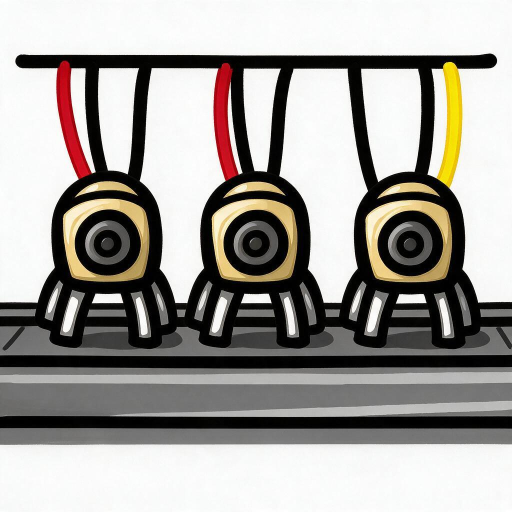
#> input picture assets/aiart_src/1761539722.png, 1024 x 1024 px, found by its file name (shown at 1/2 size)
$ python drop_bg_cards.py
#> lines starting #> are read from the running program, lines starting #| are printed output that depends on the picture
### tools/to_brotato_icon.py
# -*- coding: utf-8 -*-
"""
把 Seedream 生成的图（白底）裁成土豆兄弟风格的 96x96 带透明通道图标。

用法:
    python to_brotato_icon.py <输入图> <输出png> [--size 96] [--margin 2] [--tol 32] [--keep-raw]

处理:
    1. 从四边泛洪，把接近白色的背景抠成透明（tol 越大抠得越狠）
    2. 去掉半透明边缘的白边（避免白色描边残留）
    3. 按内容裁剪，等比放进 size x size 画布，四周留 margin 像素
    4. LANCZOS 缩放，保存为 RGBA PNG
"""
import argparse, os, sys
from collections import deque
from PIL import Image


def flood_alpha(img: Image.Image, tol: int, soft: int = 24) -> Image.Image:
    """四边泛洪去掉接近白的背景。soft: 边缘羽化过渡带宽度（0 表示硬边）。"""
    im = img.convert("RGBA")
    w, h = im.size
    px = im.load()

    def is_bg(p):
        if p[3] == 0:          # 本来就是透明的像素也算背景，否则会把内部白块隔在外面
            return True
        r, g, b = p[0], p[1], p[2]
        return r >= 255 - tol and g >= 255 - tol and b >= 255 - tol

    seen = bytearray(w * h)
    q = deque()
    for x in range(w):
        for y in (0, h - 1):
            q.append((x, y))
    for y in range(h):
        for x in (0, w - 1):
            q.append((x, y))

    while q:
        x, y = q.popleft()
        if x < 0 or y < 0 or x >= w or y >= h:
            continue
        i = y * w + x
        if seen[i]:
            continue
        if not is_bg(px[x, y]):
            continue
        seen[i] = 1
        q.append((x + 1, y))
        q.append((x - 1, y))
        q.append((x, y + 1))
        q.append((x, y - 1))

    out = im.copy()
    op = out.load()
    for y in range(h):
        for x in range(w):
            if seen[y * w + x]:
                op[x, y] = (px[x, y][0], px[x, y][1], px[x, y][2], 0)
    return out


def dewhite_edge(img: Image.Image, tol: int) -> Image.Image:
    """把仍然偏白但贴着透明区的像素也刷透明，去掉抠图残留的白描边。"""
    im = img.convert("RGBA")
    w, h = im.size
    px = im.load()
    for y in range(h):
        for x in range(w):
            r, g, b, a = px[x, y]
            if a == 0:
                continue
            near_transparent = False
            for dx, dy in ((1, 0), (-1, 0), (0, 1), (0, -1)):
                nx, ny = x + dx, y + dy
                if 0 <= nx < w and 0 <= ny < h and px[nx, ny][3] == 0:
                    near_transparent = True
                    break
            if near_transparent and r >= 255 - tol and g >= 255 - tol and b >= 255 - tol:
                px[x, y] = (r, g, b, 0)
    return im


def fit_icon(img: Image.Image, size: int, margin: int) -> Image.Image:
    im = img.convert("RGBA")
    bbox = im.split()[3].getbbox()
    if bbox:
        im = im.crop(bbox)
    inner = max(1, size - margin * 2)
    w, h = im.size
    scale = min(inner / float(w), inner / float(h))
    nw, nh = max(1, int(round(w * scale))), max(1, int(round(h * scale)))
    im = im.resize((nw, nh), Image.LANCZOS)
    canvas = Image.new("RGBA", (size, size), (0, 0, 0, 0))
    canvas.paste(im, ((size - nw) // 2, (size - nh) // 2), im)
    return canvas


# [22 lines left out: function main, not called in this run]


# [2 lines that do not run on import are left out]

### tools/drop_bg_cards.py
# -*- coding: utf-8 -*-
"""去掉图标里残留的“白色卡片/底框”：把横跨画面、贴近边缘的大块近白区域扣成透明。"""
import os, sys
from collections import deque
from PIL import Image

sys.path.insert(0, r"D:\DSH\_aitato_work")
from to_brotato_icon import flood_alpha, dewhite_edge, fit_icon  # noqa: E402

RAW = r"D:\DSH\Bromeme\aiart_src\1761539722.png"
OUT = r"D:\DSH\Bromeme\mods-unpacked\General-bromeme\resources\edited\1761539722.png"


def drop_cards(im, tol=26, min_w=0.70, min_h=0.12, min_alpha=200,
               min_area=0, drop_trapped=False):
    """把近白的“背景卡片”扣成透明。

    drop_trapped=True 时不再要求连通到边缘，而是把所有面积 >= min_area 的近白区域都扣掉
    （用于“白卡片被细线围住、扣不到”的情况）。
    """
    im = im.convert("RGBA")
    w, h = im.size
    px = im.load()

    def white(p):
        return p[3] >= min_alpha and p[0] >= 255 - tol and p[1] >= 255 - tol and p[2] >= 255 - tol

    seen = bytearray(w * h)
    removed = []
    for y0 in range(h):
        for x0 in range(w):
            i0 = y0 * w + x0
            if seen[i0] or not white(px[x0, y0]):
                continue
            q = deque([(x0, y0)])
            seen[i0] = 1
            comp = []
            x1 = x2 = x0
            y1 = y2 = y0
            while q:
                x, y = q.popleft()
                comp.append((x, y))
                x1 = min(x1, x)
                x2 = max(x2, x)
                y1 = min(y1, y)
                y2 = max(y2, y)
                for dx, dy in ((1, 0), (-1, 0), (0, 1), (0, -1)):
                    nx, ny = x + dx, y + dy
                    if 0 <= nx < w and 0 <= ny < h:
                        j = ny * w + nx
                        if not seen[j] and white(px[nx, ny]):
                            seen[j] = 1
                            q.append((nx, ny))
            bw = (x2 - x1 + 1) / w
            bh = (y2 - y1 + 1) / h
            touches_edge = y1 <= 1 or y2 >= h - 2 or x1 <= 1 or x2 >= w - 2
            hit = (drop_trapped and len(comp) >= min_area) or \
                  (touches_edge and bw >= min_w and bh >= min_h)
            if hit:
                removed.append((x1, y1, x2, y2, len(comp)))
                for x, y in comp:
                    p = px[x, y]
                    px[x, y] = (p[0], p[1], p[2], 0)
    return im, removed


def main():
    src = sys.argv[1] if len(sys.argv) > 1 else RAW
    dst = sys.argv[2] if len(sys.argv) > 2 else OUT
    tol = int(sys.argv[3]) if len(sys.argv) > 3 else 26
    min_area = int(sys.argv[4]) if len(sys.argv) > 4 else 0
    img = Image.open(src)
#> img is the input picture: PIL image 1024x1024 RGB; mean R, G, B 162.8, 159.7, 155.3
    cut = dewhite_edge(flood_alpha(img, 40), 40)
    cut, removed = drop_cards(cut, tol=tol, min_area=min_area, drop_trapped=min_area > 0)
#> after the loop in drop_cards, `for y0 in range(h):`: removed = []
#> removed = []
    icon = fit_icon(cut, 96, 2)
#> in fit_icon, `bbox = im.split()[3].getbbox()`: bbox = (0, 107, 1024, 890)
#> in fit_icon, `im = im.crop(bbox)`:
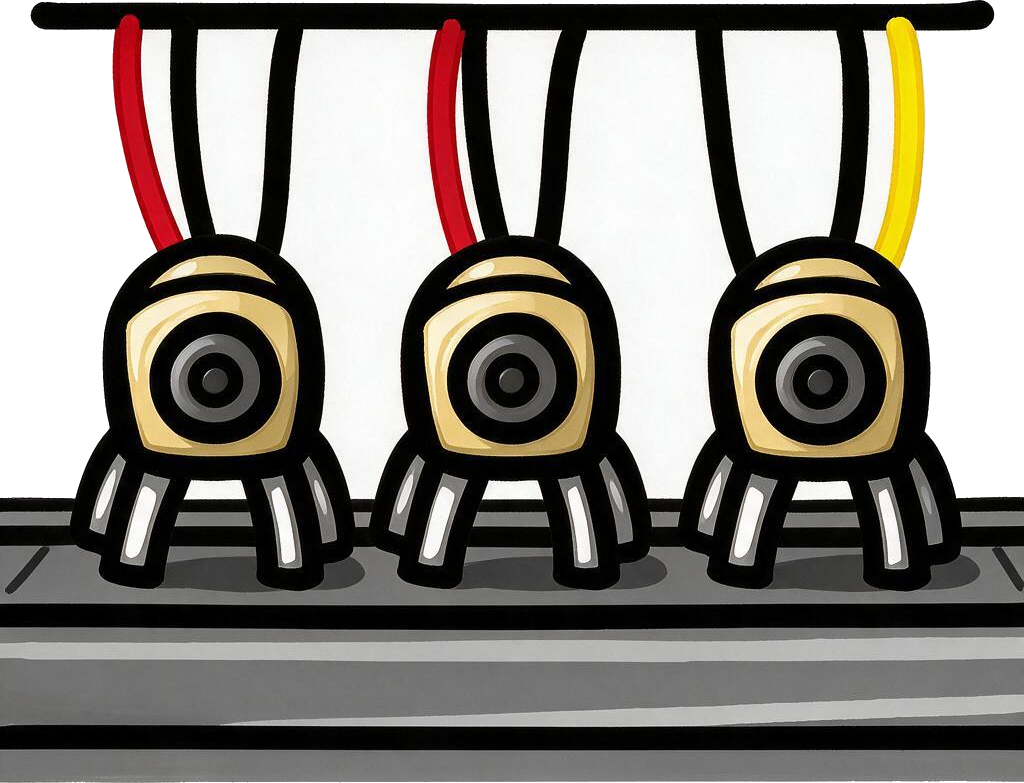
#> im: PIL image 1024x783 RGBA; mean R, G, B, A 136, 131.7, 126.1, 221.3; transparent parts drawn white
#> in fit_icon, `im = im.resize((nw, nh), Image.LANCZOS)`:
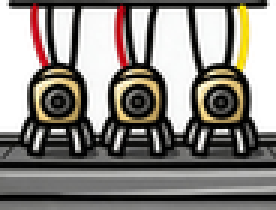
#> im: PIL image 92x70 RGBA (shown 3 times larger); mean R, G, B, A 106.7, 101.5, 95.6, 221.5; transparent parts drawn white
#> in fit_icon, `canvas = Image.new("RGBA", (size, size), (0, 0, 0, 0))`: canvas: PIL image 96x96 RGBA; every value is 0
#> in fit_icon, `canvas.paste(im, ((size - nw) // 2, (size - nh) // 2), im)`:
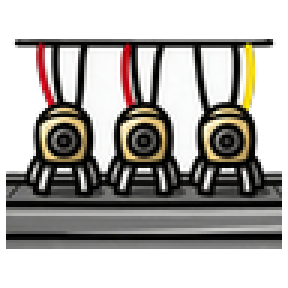
#> canvas: PIL image 96x96 RGBA (shown 3 times larger); mean R, G, B, A 72.7, 69.6, 65.8, 153.5; transparent parts drawn white
    icon.save(dst)
    print("移除的白色卡片区域 %d 块，共 %d 像素" % (len(removed), sum(r[4] for r in removed)))
#| 移除的白色卡片区域 0 块，共 0 像素
    for r in removed[:10]:
        print("   ", r)
#> this loop made 0 passes
    print("输出:", dst, icon.size, os.path.getsize(dst), "bytes")
#| 输出: D:\DSH\Bromeme\mods-unpacked\General-bromeme\resources\edited\1761539722.png (96, 96) 12517 bytes


if __name__ == "__main__":
    main()
